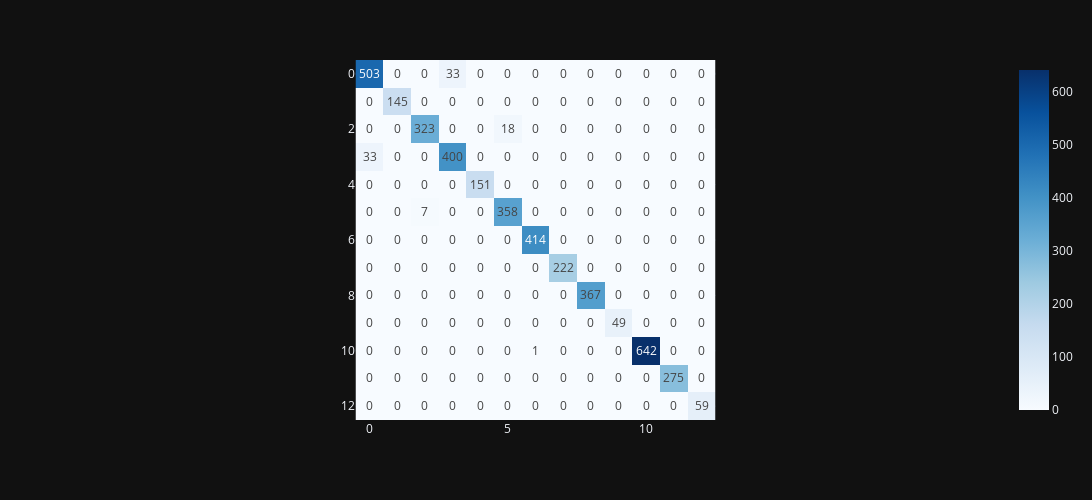

Write notebook code for a chart like this one.
### Code cell
cm_lr = confusion_matrix(y_test_encoded, y_test_encoded_pred)
px.imshow(cm_lr, width=1300, height=500,text_auto=True,color_continuous_scale=px.colors.sequential.Blues, template='plotly_dark')

### Figure 1 — Plotly figure (JSON) as saved in the notebook; plotly's stock layout.template omitted (floating-point values rounded to 4 significant figures; data arrays with more than 128 entries replaced by an {"elided": "..."} marker saying what was removed)
{"data": [{"coloraxis": "coloraxis", "hovertemplate": "x: %{x}<br>y: %{y}<br>color: %{z}<extra></extra>", "name": "0", "texttemplate": "%{z}", "type": "heatmap", "xaxis": "x", "yaxis": "y", "z": {"elided": "13x13 int values"}}], "layout": {"coloraxis": {"colorscale": [[0, "rgb(247,251,255)"], [0.125, "rgb(222,235,247)"], [0.25, "rgb(198,219,239)"], [0.375, "rgb(158,202,225)"], [0.5, "rgb(107,174,214)"], [0.625, "rgb(66,146,198)"], [0.75, "rgb(33,113,181)"], [0.875, "rgb(8,81,156)"], [1, "rgb(8,48,107)"]]}, "height": 500, "margin": {"t": 60}, "width": 1300, "xaxis": {"anchor": "y", "constrain": "domain", "domain": [0, 1], "scaleanchor": "y"}, "yaxis": {"anchor": "x", "autorange": "reversed", "constrain": "domain", "domain": [0, 1]}}}
